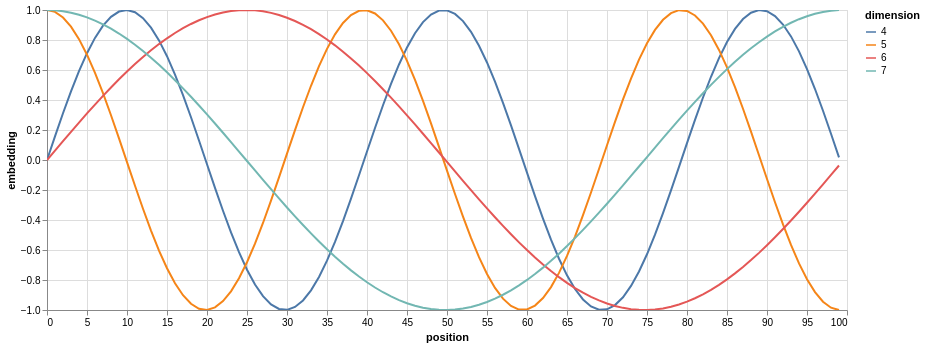

Notebook cell for this chart:
### Markdown cell above
> Below the positional encoding will add in a sine wave based on
> position. The frequency and offset of the wave is different for
> each dimension.

### Code cell
def example_positional():
    pe = PositionalEncoding(20, 0)
    y = pe.forward(torch.zeros(1, 100, 20))

    data = pd.concat(
        [
            pd.DataFrame(
                {
                    "embedding": y[0, :, dim],
                    "dimension": dim,
                    "position": list(range(100)),
                }
            )
            for dim in [4, 5, 6, 7]
        ]
    )

    return (
        alt.Chart(data)
        .mark_line()
        .properties(width=800)
        .encode(x="position", y="embedding", color="dimension:N")
        .interactive()
    )


show_example(example_positional)

### Figure 1 — Vega-Lite specification as saved in the notebook (floating-point values rounded to 4 significant figures; data arrays with more than 128 entries replaced by an {"elided": "..."} marker saying what was removed)
{"config": {"view": {"continuousWidth": 300, "continuousHeight": 300}}, "data": {"name": "data-74197a450f4fae82b525a303f60629a7"}, "mark": {"type": "line"}, "encoding": {"color": {"field": "dimension", "type": "nominal"}, "x": {"field": "position", "type": "quantitative"}, "y": {"field": "embedding", "type": "quantitative"}}, "params": [{"name": "param_2", "select": {"type": "interval", "encodings": ["x", "y"]}, "bind": "scales"}], "width": 800, "$schema": "https://vega.github.io/schema/vega-lite/v5.20.1.json", "datasets": {"data-74197a450f4fae82b525a303f60629a7": {"elided": "400 records"}}}
